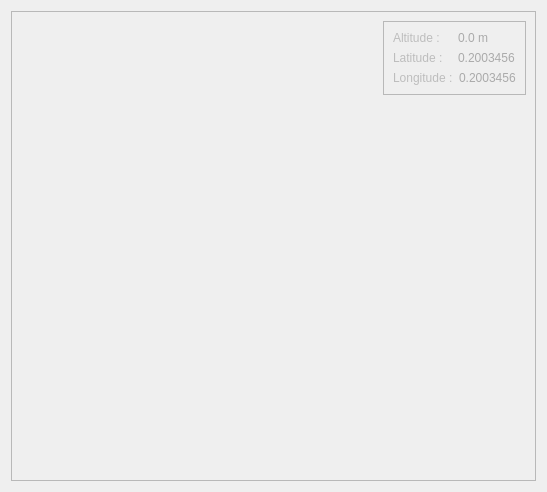
<?xml version="1.0" encoding="UTF-8"?>
<ui version="4.0">
 <class>MdiPlaneMeterPannel</class>
 <widget class="QWidget" name="MdiPlaneMeterPannel">
  <property name="geometry">
   <rect>
    <x>0</x>
    <y>0</y>
    <width>547</width>
    <height>492</height>
   </rect>
  </property>
  <property name="windowTitle">
   <string>Form</string>
  </property>
  <layout class="QGridLayout" name="gridLayout">
   <item row="0" column="1">
    <widget class="QFrame" name="frameMeterPannel">
     <property name="palette">
      <palette>
       <active>
        <colorrole role="Text">
         <brush brushstyle="SolidPattern">
          <color alpha="255">
           <red>213</red>
           <green>213</green>
           <blue>213</blue>
          </color>
         </brush>
        </colorrole>
       </active>
       <inactive>
        <colorrole role="Text">
         <brush brushstyle="SolidPattern">
          <color alpha="255">
           <red>0</red>
           <green>0</green>
           <blue>0</blue>
          </color>
         </brush>
        </colorrole>
       </inactive>
       <disabled>
        <colorrole role="Text">
         <brush brushstyle="SolidPattern">
          <color alpha="255">
           <red>190</red>
           <green>190</green>
           <blue>190</blue>
          </color>
         </brush>
        </colorrole>
       </disabled>
      </palette>
     </property>
     <property name="frameShape">
      <enum>QFrame::StyledPanel</enum>
     </property>
     <property name="frameShadow">
      <enum>QFrame::Raised</enum>
     </property>
     <layout class="QGridLayout" name="gridLayout_6">
      <item row="0" column="0">
       <widget class="SpeedoMeter" name="speedometer" native="true"/>
      </item>
      <item row="0" column="1">
       <widget class="QFrame" name="frame">
        <property name="sizePolicy">
         <sizepolicy hsizetype="Fixed" vsizetype="Fixed">
          <horstretch>0</horstretch>
          <verstretch>0</verstretch>
         </sizepolicy>
        </property>
        <property name="frameShape">
         <enum>QFrame::StyledPanel</enum>
        </property>
        <property name="frameShadow">
         <enum>QFrame::Raised</enum>
        </property>
        <layout class="QGridLayout" name="gridLayout_5">
         <item row="0" column="0">
          <layout class="QGridLayout" name="gridLayout_2">
           <item row="0" column="0">
            <widget class="QLabel" name="label">
             <property name="palette">
              <palette>
               <active>
                <colorrole role="WindowText">
                 <brush brushstyle="SolidPattern">
                  <color alpha="255">
                   <red>189</red>
                   <green>189</green>
                   <blue>189</blue>
                  </color>
                 </brush>
                </colorrole>
                <colorrole role="ButtonText">
                 <brush brushstyle="SolidPattern">
                  <color alpha="255">
                   <red>255</red>
                   <green>255</green>
                   <blue>255</blue>
                  </color>
                 </brush>
                </colorrole>
               </active>
               <inactive>
                <colorrole role="WindowText">
                 <brush brushstyle="SolidPattern">
                  <color alpha="255">
                   <red>189</red>
                   <green>189</green>
                   <blue>189</blue>
                  </color>
                 </brush>
                </colorrole>
                <colorrole role="ButtonText">
                 <brush brushstyle="SolidPattern">
                  <color alpha="255">
                   <red>255</red>
                   <green>255</green>
                   <blue>255</blue>
                  </color>
                 </brush>
                </colorrole>
               </inactive>
               <disabled>
                <colorrole role="WindowText">
                 <brush brushstyle="SolidPattern">
                  <color alpha="255">
                   <red>106</red>
                   <green>104</green>
                   <blue>100</blue>
                  </color>
                 </brush>
                </colorrole>
                <colorrole role="ButtonText">
                 <brush brushstyle="SolidPattern">
                  <color alpha="255">
                   <red>106</red>
                   <green>104</green>
                   <blue>100</blue>
                  </color>
                 </brush>
                </colorrole>
               </disabled>
              </palette>
             </property>
             <property name="text">
              <string>Altitude :</string>
             </property>
            </widget>
           </item>
           <item row="0" column="1">
            <widget class="QLabel" name="lblAltitude">
             <property name="palette">
              <palette>
               <active>
                <colorrole role="WindowText">
                 <brush brushstyle="SolidPattern">
                  <color alpha="255">
                   <red>170</red>
                   <green>170</green>
                   <blue>170</blue>
                  </color>
                 </brush>
                </colorrole>
               </active>
               <inactive>
                <colorrole role="WindowText">
                 <brush brushstyle="SolidPattern">
                  <color alpha="255">
                   <red>170</red>
                   <green>170</green>
                   <blue>170</blue>
                  </color>
                 </brush>
                </colorrole>
               </inactive>
               <disabled>
                <colorrole role="WindowText">
                 <brush brushstyle="SolidPattern">
                  <color alpha="255">
                   <red>106</red>
                   <green>104</green>
                   <blue>100</blue>
                  </color>
                 </brush>
                </colorrole>
               </disabled>
              </palette>
             </property>
             <property name="text">
              <string>0.0 m</string>
             </property>
            </widget>
           </item>
          </layout>
         </item>
         <item row="1" column="0">
          <layout class="QGridLayout" name="gridLayout_3">
           <item row="0" column="0">
            <widget class="QLabel" name="label_3">
             <property name="palette">
              <palette>
               <active>
                <colorrole role="WindowText">
                 <brush brushstyle="SolidPattern">
                  <color alpha="255">
                   <red>189</red>
                   <green>189</green>
                   <blue>189</blue>
                  </color>
                 </brush>
                </colorrole>
                <colorrole role="ButtonText">
                 <brush brushstyle="SolidPattern">
                  <color alpha="255">
                   <red>255</red>
                   <green>255</green>
                   <blue>255</blue>
                  </color>
                 </brush>
                </colorrole>
               </active>
               <inactive>
                <colorrole role="WindowText">
                 <brush brushstyle="SolidPattern">
                  <color alpha="255">
                   <red>189</red>
                   <green>189</green>
                   <blue>189</blue>
                  </color>
                 </brush>
                </colorrole>
                <colorrole role="ButtonText">
                 <brush brushstyle="SolidPattern">
                  <color alpha="255">
                   <red>255</red>
                   <green>255</green>
                   <blue>255</blue>
                  </color>
                 </brush>
                </colorrole>
               </inactive>
               <disabled>
                <colorrole role="WindowText">
                 <brush brushstyle="SolidPattern">
                  <color alpha="255">
                   <red>106</red>
                   <green>104</green>
                   <blue>100</blue>
                  </color>
                 </brush>
                </colorrole>
                <colorrole role="ButtonText">
                 <brush brushstyle="SolidPattern">
                  <color alpha="255">
                   <red>106</red>
                   <green>104</green>
                   <blue>100</blue>
                  </color>
                 </brush>
                </colorrole>
               </disabled>
              </palette>
             </property>
             <property name="text">
              <string>Latitude :</string>
             </property>
            </widget>
           </item>
           <item row="0" column="1">
            <widget class="QLabel" name="lblLatitude">
             <property name="palette">
              <palette>
               <active>
                <colorrole role="WindowText">
                 <brush brushstyle="SolidPattern">
                  <color alpha="255">
                   <red>170</red>
                   <green>170</green>
                   <blue>170</blue>
                  </color>
                 </brush>
                </colorrole>
               </active>
               <inactive>
                <colorrole role="WindowText">
                 <brush brushstyle="SolidPattern">
                  <color alpha="255">
                   <red>170</red>
                   <green>170</green>
                   <blue>170</blue>
                  </color>
                 </brush>
                </colorrole>
               </inactive>
               <disabled>
                <colorrole role="WindowText">
                 <brush brushstyle="SolidPattern">
                  <color alpha="255">
                   <red>106</red>
                   <green>104</green>
                   <blue>100</blue>
                  </color>
                 </brush>
                </colorrole>
               </disabled>
              </palette>
             </property>
             <property name="text">
              <string>0.2003456</string>
             </property>
            </widget>
           </item>
          </layout>
         </item>
         <item row="2" column="0">
          <layout class="QGridLayout" name="gridLayout_4">
           <item row="0" column="0">
            <widget class="QLabel" name="label_5">
             <property name="palette">
              <palette>
               <active>
                <colorrole role="WindowText">
                 <brush brushstyle="SolidPattern">
                  <color alpha="255">
                   <red>189</red>
                   <green>189</green>
                   <blue>189</blue>
                  </color>
                 </brush>
                </colorrole>
                <colorrole role="ButtonText">
                 <brush brushstyle="SolidPattern">
                  <color alpha="255">
                   <red>255</red>
                   <green>255</green>
                   <blue>255</blue>
                  </color>
                 </brush>
                </colorrole>
               </active>
               <inactive>
                <colorrole role="WindowText">
                 <brush brushstyle="SolidPattern">
                  <color alpha="255">
                   <red>189</red>
                   <green>189</green>
                   <blue>189</blue>
                  </color>
                 </brush>
                </colorrole>
                <colorrole role="ButtonText">
                 <brush brushstyle="SolidPattern">
                  <color alpha="255">
                   <red>255</red>
                   <green>255</green>
                   <blue>255</blue>
                  </color>
                 </brush>
                </colorrole>
               </inactive>
               <disabled>
                <colorrole role="WindowText">
                 <brush brushstyle="SolidPattern">
                  <color alpha="255">
                   <red>106</red>
                   <green>104</green>
                   <blue>100</blue>
                  </color>
                 </brush>
                </colorrole>
                <colorrole role="ButtonText">
                 <brush brushstyle="SolidPattern">
                  <color alpha="255">
                   <red>106</red>
                   <green>104</green>
                   <blue>100</blue>
                  </color>
                 </brush>
                </colorrole>
               </disabled>
              </palette>
             </property>
             <property name="text">
              <string>Longitude :</string>
             </property>
            </widget>
           </item>
           <item row="0" column="1">
            <widget class="QLabel" name="lblLongitude">
             <property name="palette">
              <palette>
               <active>
                <colorrole role="WindowText">
                 <brush brushstyle="SolidPattern">
                  <color alpha="255">
                   <red>170</red>
                   <green>170</green>
                   <blue>170</blue>
                  </color>
                 </brush>
                </colorrole>
               </active>
               <inactive>
                <colorrole role="WindowText">
                 <brush brushstyle="SolidPattern">
                  <color alpha="255">
                   <red>170</red>
                   <green>170</green>
                   <blue>170</blue>
                  </color>
                 </brush>
                </colorrole>
               </inactive>
               <disabled>
                <colorrole role="WindowText">
                 <brush brushstyle="SolidPattern">
                  <color alpha="255">
                   <red>106</red>
                   <green>104</green>
                   <blue>100</blue>
                  </color>
                 </brush>
                </colorrole>
               </disabled>
              </palette>
             </property>
             <property name="text">
              <string>0.2003456</string>
             </property>
            </widget>
           </item>
          </layout>
         </item>
        </layout>
       </widget>
      </item>
      <item row="1" column="0" colspan="2">
       <layout class="QHBoxLayout" name="horizontalLayout">
        <item>
         <widget class="RotationMeter" name="rotMeter_pitch" native="true"/>
        </item>
        <item>
         <widget class="RotationMeter" name="rotMeter_roll" native="true"/>
        </item>
        <item>
         <widget class="RotationMeter" name="rotMeter_yaw" native="true"/>
        </item>
       </layout>
      </item>
     </layout>
    </widget>
   </item>
  </layout>
 </widget>
 <customwidgets>
  <customwidget>
   <class>SpeedoMeter</class>
   <extends>QWidget</extends>
   <header location="global">speedometer.h</header>
   <container>1</container>
  </customwidget>
  <customwidget>
   <class>RotationMeter</class>
   <extends>QWidget</extends>
   <header location="global">rotationmeter.h</header>
   <container>1</container>
  </customwidget>
 </customwidgets>
 <resources/>
 <connections/>
</ui>
